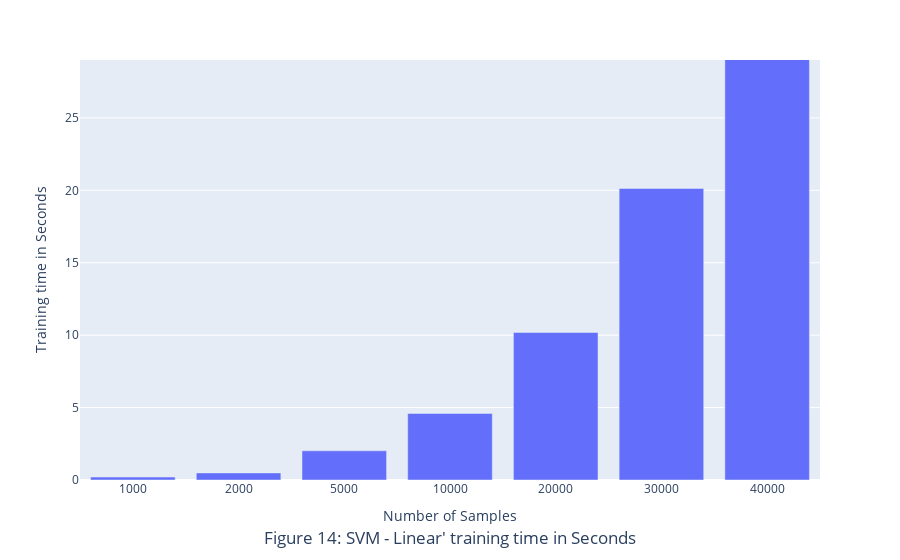

Source (notebook cell):
### Code cell
import plotly.express as px

with open("data/svm_training_time.pkl","rb") as f:
    training_time = pickle.load(f)

fig = px.bar(x=training_sizes, y=training_time,range_y = [0,29])

fig.update_layout(xaxis_type='category',
                  xaxis_title="Number of Samples",
                  yaxis_title="Training time in Seconds",
                  title={
                        'text': "Figure 14: SVM - Linear' training time in Seconds",
                        'y':0.05,
                        'x':0.5,
                        'xanchor': 'center',
                        'yanchor': 'top'})
fig.show()

### Figure 1 — Plotly figure (JSON) as saved in the notebook; plotly's stock layout.template omitted (floating-point values rounded to 4 significant figures)
{"data": [{"alignmentgroup": "True", "hovertemplate": "x=%{x}<br>y=%{y}<extra></extra>", "legendgroup": "", "marker": {"color": "#636efa"}, "name": "", "offsetgroup": "", "orientation": "v", "showlegend": false, "textposition": "auto", "type": "bar", "x": [1000, 2000, 5000, 10000, 20000, 30000, 40000], "xaxis": "x", "y": [0.202, 0.4897, 2.016, 4.597, 10.18, 20.13, 32.44], "yaxis": "y"}], "layout": {"autosize": true, "barmode": "relative", "legend": {"tracegroupgap": 0}, "margin": {"t": 60}, "title": {"text": "Figure 14: SVM - Linear' training time in Seconds", "x": 0.5, "xanchor": "center", "y": 0.05, "yanchor": "top"}, "xaxis": {"anchor": "y", "autorange": true, "domain": [0, 1], "range": [-0.5, 6.5], "title": {"text": "Number of Samples"}, "type": "category"}, "yaxis": {"anchor": "x", "domain": [0, 1], "range": [0, 29], "title": {"text": "Training time in Seconds"}, "type": "linear"}}}
